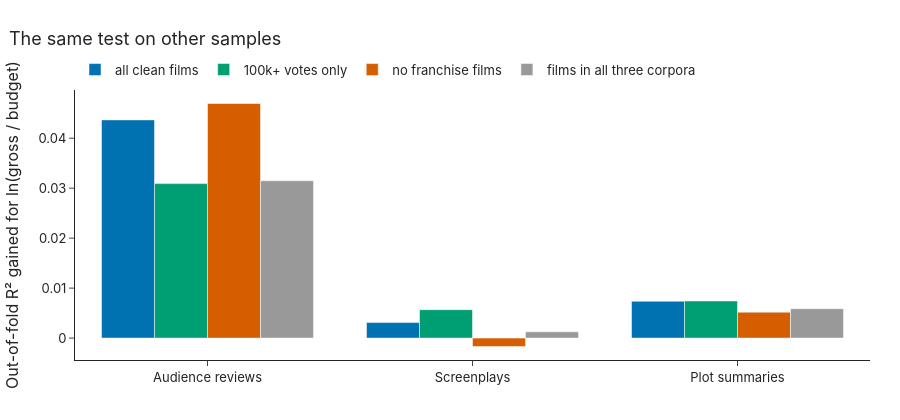

Source (notebook cell):
### Markdown cell above
## 5. Other samples and the number of components

The 100k+ tier has hand-checked money but few flops; dropping franchise films removes the sequel effect entirely
instead of controlling for it; the shared sample puts the three corpora on the same films.

### Code cell
R.fig_samples(r).show()
display(R.samples_table(r))
display(Markdown(say["samples"]))
display(R.components_table(r))

### Figure 1 — Plotly figure (JSON) as saved in the notebook; plotly's stock layout.template omitted (floating-point values rounded to 4 significant figures)
{"data": [{"customdata": [[5405.0, 0.002, 0.00071], [1538.0, 0.01397, 0.00135], [1625.0, 0.002, 0.0014]], "hovertemplate": "gain %{y:+.3f}<br>%{customdata[0]:,} films, shuffle p = %{customdata[1]:.3f}<br>shuffle 95th pct %{customdata[2]:.3f}<extra></extra>", "marker": {"color": "#0072B2"}, "name": "all clean films", "type": "bar", "x": ["Audience reviews", "Screenplays", "Plot summaries"], "y": [0.04366, 0.00311, 0.00738]}, {"customdata": [[1969.0, 0.00498, 0.0012], [1007.0, 0.00995, 0.00184], [1064.0, 0.01493, 0.00178]], "hovertemplate": "gain %{y:+.3f}<br>%{customdata[0]:,} films, shuffle p = %{customdata[1]:.3f}<br>shuffle 95th pct %{customdata[2]:.3f}<extra></extra>", "marker": {"color": "#009E73"}, "name": "100k+ votes only", "type": "bar", "x": ["Audience reviews", "Screenplays", "Plot summaries"], "y": [0.03091, 0.00569, 0.00743]}, {"customdata": [[3979.0, 0.00498, 0.00106], [1080.0, 0.6866, 0.0012], [1129.0, 0.00995, 0.00149]], "hovertemplate": "gain %{y:+.3f}<br>%{customdata[0]:,} films, shuffle p = %{customdata[1]:.3f}<br>shuffle 95th pct %{customdata[2]:.3f}<extra></extra>", "marker": {"color": "#D55E00"}, "name": "no franchise films", "type": "bar", "x": ["Audience reviews", "Screenplays", "Plot summaries"], "y": [0.04694, -0.00168, 0.00519]}, {"customdata": [[1385.0, 0.00498, 0.00133], [1301.0, 0.06965, 0.00163], [1385.0, 0.00498, 0.00086]], "hovertemplate": "gain %{y:+.3f}<br>%{customdata[0]:,} films, shuffle p = %{customdata[1]:.3f}<br>shuffle 95th pct %{customdata[2]:.3f}<extra></extra>", "marker": {"color": "#999999"}, "name": "films in all three corpora", "type": "bar", "x": ["Audience reviews", "Screenplays", "Plot summaries"], "y": [0.03149, 0.00125, 0.00589]}], "layout": {"barmode": "group", "font": {"family": "Inter, Helvetica, Arial, sans-serif", "size": 13}, "height": 420, "legend": {"orientation": "h", "x": 0, "y": 1.02, "yanchor": "bottom"}, "margin": {"b": 60, "l": 70, "r": 30, "t": 90}, "title": {"text": "The same test on other samples", "x": 0.01, "xanchor": "left"}, "yaxis": {"title": {"text": "Out-of-fold R² gained for ln(gross / budget)"}}}}
